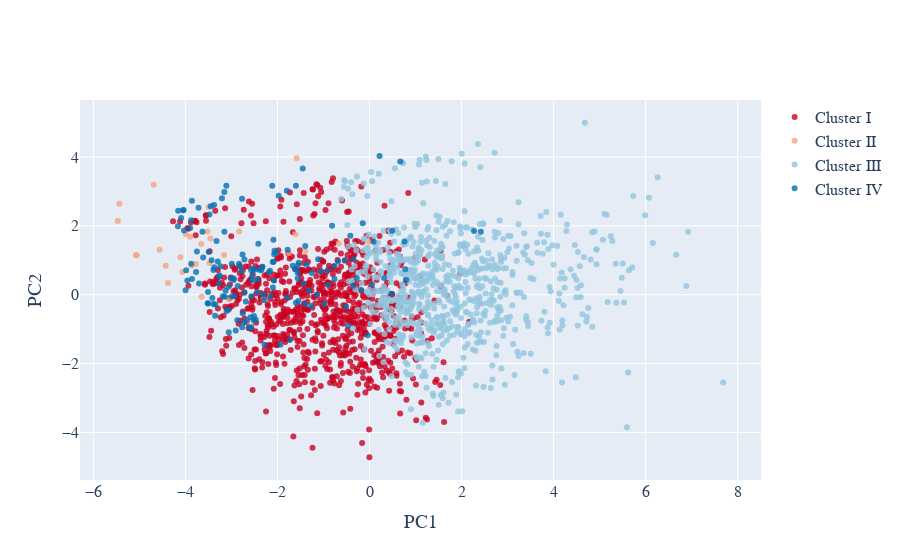

The cell this chart's notebook holds for it:
### Code cell
#TESTING DATA PCA
plotX = X_test_clstrs

#PCA with two principal components
pca_2d = PCA(n_components=2)

clusters = plotX['clusters']

#This DataFrame contains the two principal components that will be used
#for the 2-D visualization mentioned above
PCs_2d = pd.DataFrame(pca_2d.fit_transform(plotX.drop(['clusters'], axis=1)))

#"PC1_2d" means: 'The first principal component of the components created for 2-D visualization, by PCA.'
#And "PC2_2d" means: 'The second principal component of the components created for 2-D visualization, by PCA.'
PCs_2d.columns = ["PC1_2d", "PC2_2d"]
PCs_2d.set_index(plotX.index, inplace = True)

plotX['clusters'] = clusters
plotX['PC1_2d'] = PCs_2d['PC1_2d']
plotX['PC2_2d'] = PCs_2d['PC2_2d']

uniq_clusters = plotX['clusters'].unique()
uniqs = uniq_clusters.tolist()
uniqs.sort()

cluster0 = plotX[plotX['clusters'] == uniqs[0]]
cluster1 = plotX[plotX['clusters'] == uniqs[1]]
cluster2 = plotX[plotX['clusters'] == uniqs[2]]
cluster3 = plotX[plotX['clusters'] == uniqs[3]]

#Instructions for building the 2-D plot

#trace1 is for 'Cluster 0'
trace1 = go.Scatter(
                    x = cluster0["PC1_2d"],
                    y = cluster0["PC2_2d"],
                    mode = "markers",
                    name = "Cluster I",
                    marker = dict(color = 'rgba(202,0,32,0.8)'),
                    text = None)

#trace2 is for 'Cluster 1'
trace2 = go.Scatter(
                    x = cluster1["PC1_2d"],
                    y = cluster1["PC2_2d"],
                    mode = "markers",
                    name = "Cluster II",
                    marker = dict(color = 'rgba(244,165,130, 0.8)'),
                    text = None)

#trace3 is for 'Cluster 2'
trace3 = go.Scatter(
                    x = cluster2["PC1_2d"],
                    y = cluster2["PC2_2d"],
                    mode = "markers",
                    name = "Cluster III",
                    marker = dict(color = 'rgba(146,197,222, 0.8)'),
                    text = None)

#trace4 is for 'Cluster 3'
trace4 = go.Scatter(
                    x = cluster3["PC1_2d"],
                    y = cluster3["PC2_2d"],
                    mode = "markers",
                    name = "Cluster IV",
                    marker = dict(color = 'rgba(5,113,176, 0.8)'),
                    text = None)

data = [trace1, trace2, trace3, trace4]

#title = "Visualizing Clusters in Two Dimensions Using PCA"

layout = dict(xaxis= dict(title= 'PC1',ticklen= 5,zeroline= False),
              yaxis= dict(title= 'PC2',ticklen= 5,zeroline= False),
              font_family="Arial",
              font = dict(size=16)
             )

fig = dict(data = data, layout = layout)

iplot(fig)

### Figure 1 — Plotly figure (JSON) as saved in the notebook; plotly's stock layout.template omitted (floating-point values rounded to 4 significant figures; data arrays with more than 128 entries replaced by an {"elided": "..."} marker saying what was removed)
{"data": [{"marker": {"color": "rgba(202,0,32,0.8)"}, "mode": "markers", "name": "Cluster I", "type": "scatter", "x": {"elided": "864 float values"}, "y": {"elided": "864 float values"}}, {"marker": {"color": "rgba(244,165,130, 0.8)"}, "mode": "markers", "name": "Cluster II", "type": "scatter", "x": [-5.078, -3.867, -0.6636, -2.303, -3.993, -3.648, -3.521, -4.066, -3.457, -1.752, -2.835, -3.77, -4.11, -2.647, -3.497, -4.688, -3.896, -4.562, -4.378, -3.054, -2.514, -5.434, -1.395, -5.47, -0.01332, -1.583, -3.159, -4.428, -3.477, -3.656, -1.61, -5.059], "y": [1.147, 0.8523, 1.485, -0.1297, 1.758, -0.0555, 1.84, 0.6611, 1.632, 1.21, 1.834, 0.8961, 1.091, -0.7564, 2.544, 3.196, 1.683, 1.306, 0.3427, -0.1382, 0.4867, 2.645, 1.265, 2.141, 1.534, 3.962, 1.157, 0.8387, 0.9244, 1.476, 1.755, 1.143]}, {"marker": {"color": "rgba(146,197,222, 0.8)"}, "mode": "markers", "name": "Cluster III", "type": "scatter", "x": {"elided": "755 float values"}, "y": {"elided": "755 float values"}}, {"marker": {"color": "rgba(5,113,176, 0.8)"}, "mode": "markers", "name": "Cluster IV", "type": "scatter", "x": {"elided": "160 float values"}, "y": {"elided": "160 float values"}}], "layout": {"font": {"family": "Arial", "size": 16}, "xaxis": {"ticklen": 5, "title": {"text": "PC1"}, "zeroline": false}, "yaxis": {"ticklen": 5, "title": {"text": "PC2"}, "zeroline": false}}}
